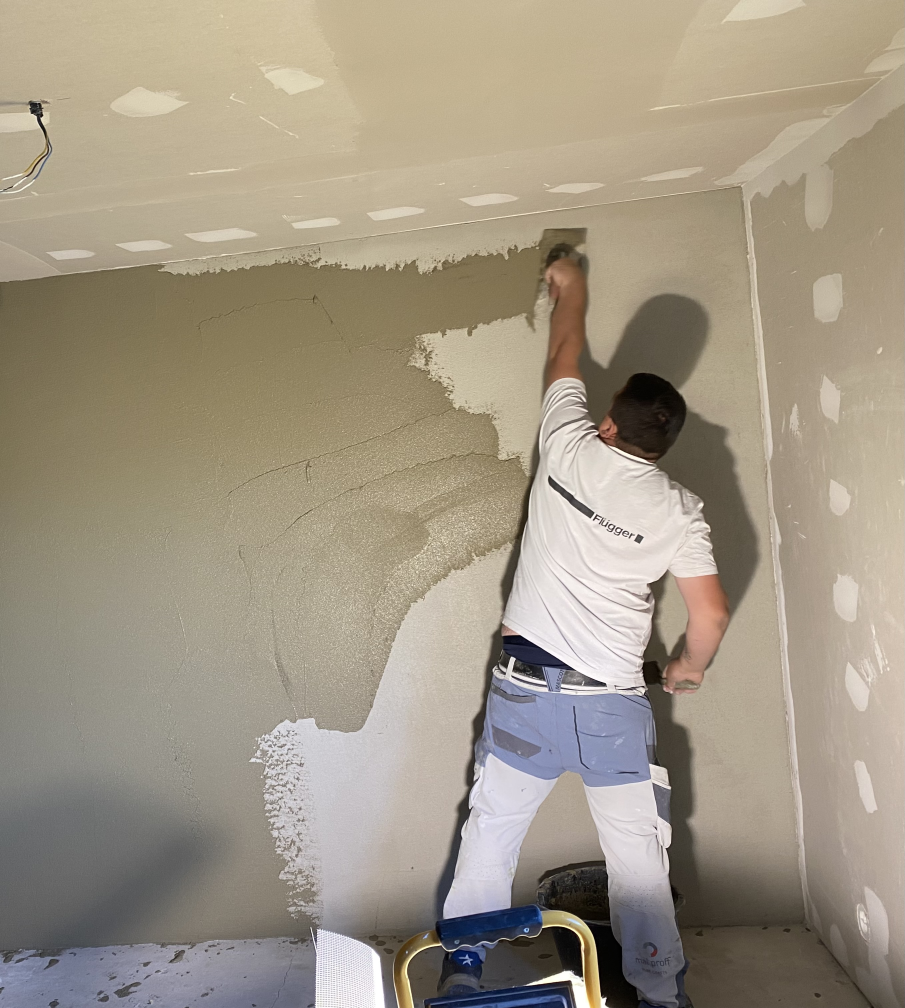
#> input picture assets/source/helsparkling-arbeid.jpg, 2715 x 3024 px (shown at 1/3 size); its folder holds 5 pictures in this run
$ python build-images.py
#> lines starting #> are read from the running program, lines starting #| are printed output that depends on the picture
"""
Bildepipeline for V.Z Entreprenør.

Leser originaler fra assets/source/ og skriver web-optimaliserte filer til assets/img/:
  - Responsive varianter (WebP + JPEG-fallback) i flere bredder
  - Beskåret logo-merke til header/footer
  - Favicons (PNG) og sosialt delingsbilde (Open Graph, 1200x630)

Kjør på nytt etter at du har lagt til eller byttet et bilde:
    python -m pip install pillow
    python tools/build-images.py

Nye prosjektbilder: legg originalen i assets/source/ med kebab-case-navn
(små bokstaver, bindestrek, ingen mellomrom) og legg navnet til i PHOTOS under.
"""

from pathlib import Path

from PIL import Image, ImageDraw, ImageFont, ImageOps

ROOT = Path(__file__).resolve().parent.parent
SRC = ROOT / "assets" / "source"
OUT = ROOT / "assets" / "img"

# Bredder vi genererer. Vi skalerer aldri opp — kilder smalere enn en bredde hoppes over.
WIDTHS = (480, 800, 1200, 1600)

PHOTOS = [
    "helsparkling-arbeid",
    "helsparkling-start",
    "underlag-flekksparklet",
    "kjokken-maling-oversikt",
    "kjokken-maling-tildekket",
    "lobby-sand-og-oliven",
    "lobby-sandfarget-volum",
    "lobby-gronn-vegg-oversikt",
    "lobby-gronn-vegg-sofagruppe",
    "kontor-terrakotta-vegg",
    "skillevegg-stenderverk",
    "soverom-brun-vegg",
]

# Farger fra designsystemet (holdes i synk med :root i styles.css)
INK = (28, 30, 26)
PAPER = (245, 241, 234)
CLAY = (180, 83, 42)

FONT_DIR = Path("C:/Windows/Fonts")


# [5 lines left out: function font, not called in this run]


def build_photo(name):
#> called with name = 'helsparkling-arbeid'
    img = ImageOps.exif_transpose(Image.open(SRC / f"{name}.jpg")).convert("RGB")
#> img is the input picture: PIL image 2715x3024 RGB; mean R, G, B 160.6, 150.6, 133.6
    widths = [w for w in WIDTHS if w <= img.width] or [img.width]
#> widths = [480, 800, 1200, 1600]
    for w in widths:
        h = round(img.height * w / img.width)
        resized = img.resize((w, h), Image.LANCZOS)
        resized.save(OUT / f"{name}-{w}.webp", "WEBP", quality=78, method=6)
        resized.save(OUT / f"{name}-{w}.jpg", "JPEG", quality=80, optimize=True, progressive=True)
#> this loop made 4 passes
#> pass 1, in build_photo, `resized = img.resize((w, h), Image.LANCZOS)`:
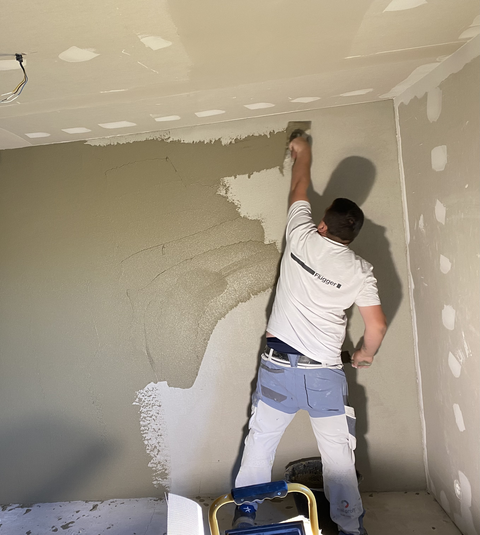
#> resized: PIL image 480x535 RGB; mean R, G, B 160.6, 150.6, 133.6
    print(f"{name}: {img.width}x{img.height} -> {widths}")
#| helsparkling-arbeid: 2715x3024 -> [480, 800, 1200, 1600]


# [58 lines left out: functions build_logo, draw_monogram, build_favicons, build_og, not called in this run]


if __name__ == "__main__":
    OUT.mkdir(parents=True, exist_ok=True)
    for p in PHOTOS:
        build_photo(p)
#> pass 2 of the loop `for p in PHOTOS:`:
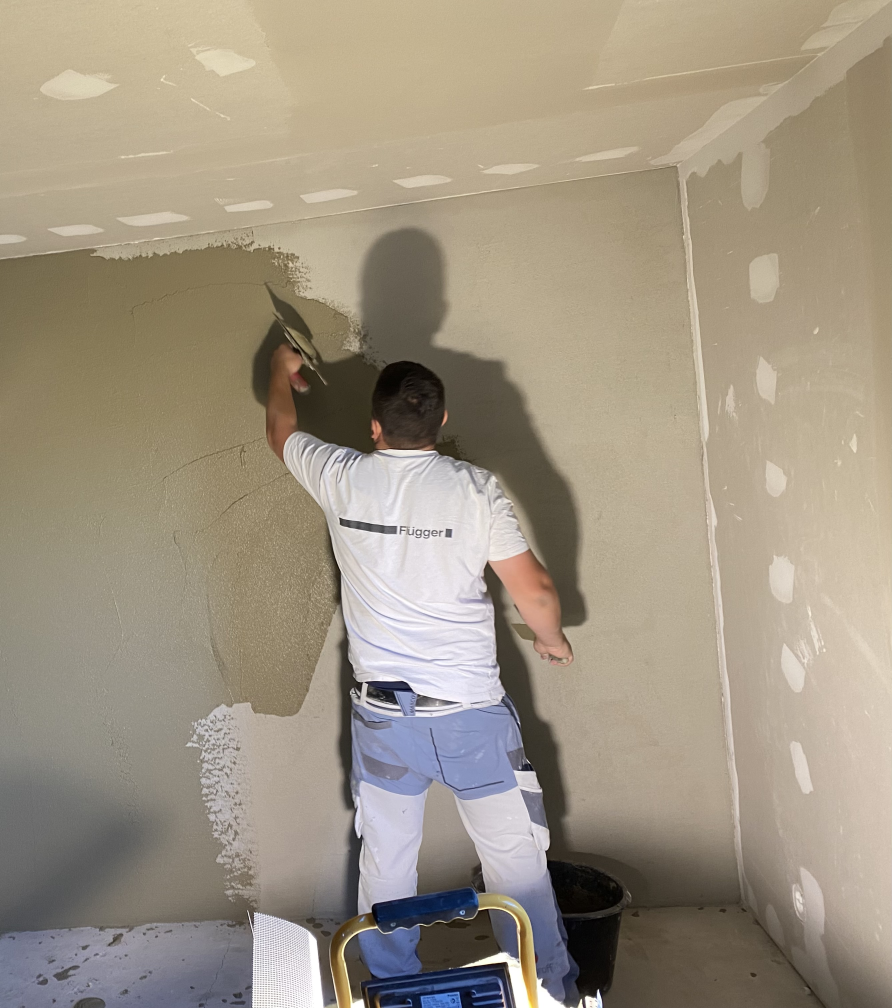
#> input picture assets/source/helsparkling-start.jpg, 2674 x 3024 px (shown at 1/3 size)
#> in build_photo, img is the input picture: PIL image 2674x3024 RGB; mean R, G, B 158.9, 148.1, 131
#> the loop in build_photo (call 2), `for w in widths:` made 4 passes
#> pass 1, in build_photo (call 2), `resized = img.resize((w, h), Image.LANCZOS)`:
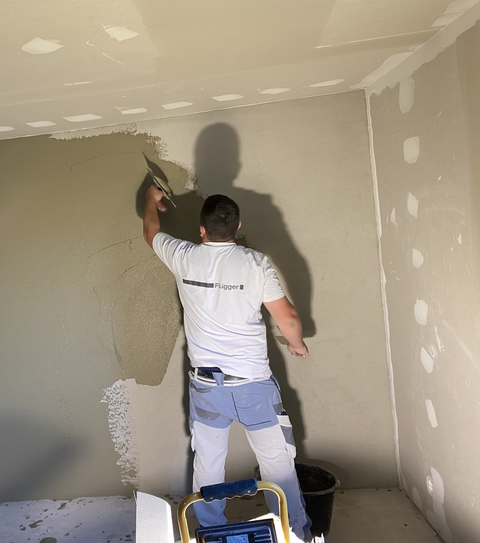
#> resized: PIL image 480x543 RGB; mean R, G, B 158.9, 148.1, 131
#| helsparkling-start: 2674x3024 -> [480, 800, 1200, 1600]
#> (the run stopped early here; a loop or call above may not have finished)
